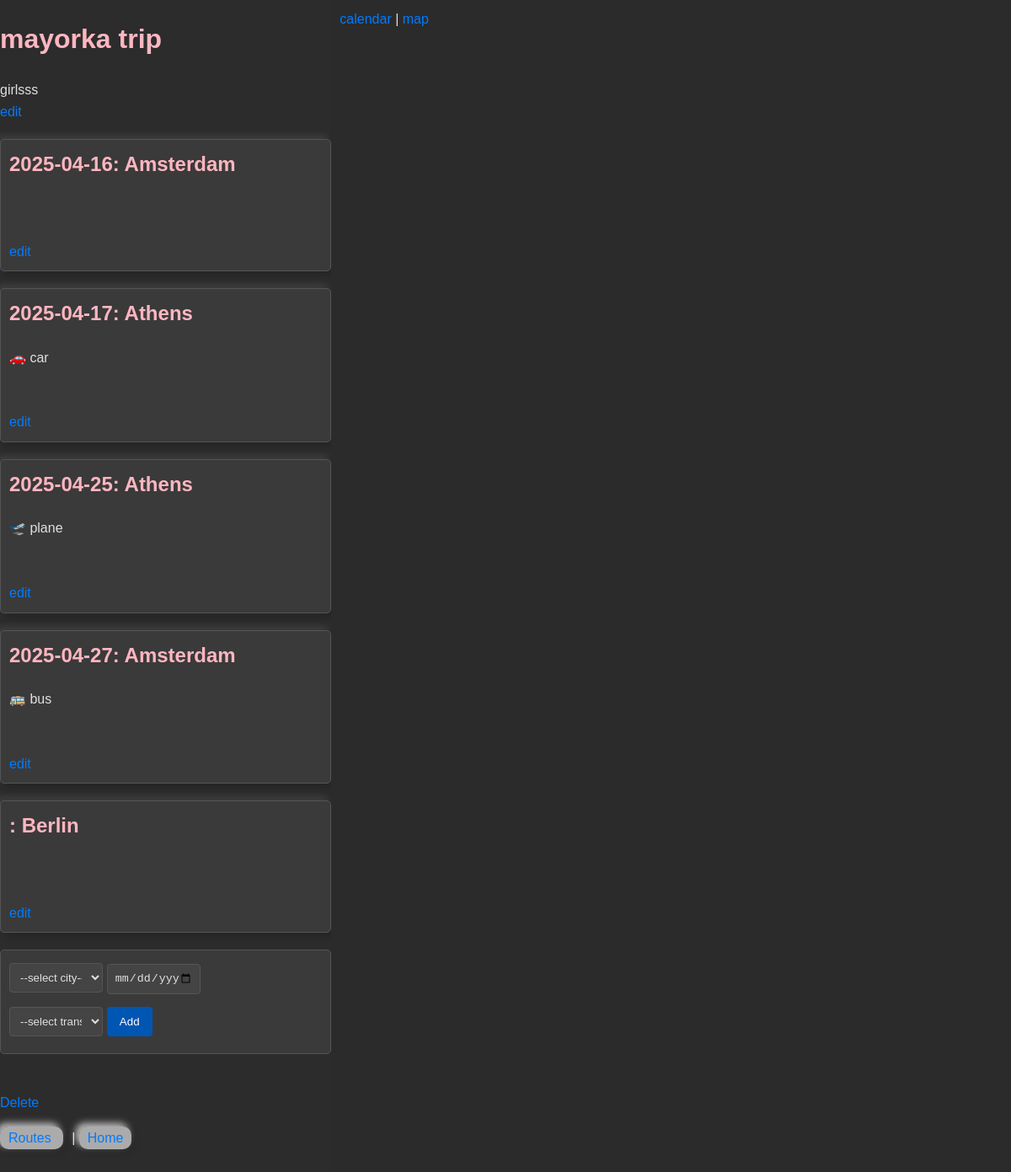
The page /route/2 on the database its author committed.
### app/models/route_model.py (models this page shows, shortened)
class Route(db.Model):
    __tablename__ = 'routes'
    id = db.Column(db.Integer, primary_key=True)
    name = db.Column(db.String(100), nullable=False)
    description = db.Column(db.String(1024))

### app/models/checkpoint_model.py (models this page shows, shortened)
class Checkpoint(db.Model):
    __tablename__ = 'checkpoints'
    id = db.Column(db.Integer, primary_key=True)
    route_id = db.Column(db.Integer)
    city_id = db.Column(db.Integer)
    from_date = db.Column(db.String(100))
    to_date = db.Column(db.String(100))
    transport = db.Column(db.String(100))
    description = db.Column(db.String(1024))

### app/models/city_model.py (models this page shows, shortened)
class City(db.Model):
    __tablename__ = 'cities'
    id = db.Column(db.Integer, primary_key=True)
    name = db.Column(db.String(100), nullable=False)
    latitude = db.Column(db.Float)
    longitude = db.Column(db.Float)

### app/routes/route.py (the view)
@route_bp.route("/route/<id>")
def show(id):
    route = Route.query.get(id)
    if not route: abort(404)
    cities = City.query.all()
    checkpooints_stmt = select(Checkpoint).where(Checkpoint.route_id == route.id)
    checkpoints = [checkpoint for checkpoint in db.session.scalars(checkpooints_stmt)]
    for checkpoint in checkpoints:
        checkpoint.city = City.query.get(checkpoint.city_id)
    return render_template('route.html.j2', route=route, cities=cities, checkpoints=checkpoints, transports=transports)

### app/templates/route.html.j2 (shortened to what this page needs)
<html>
<head>
    <link rel="stylesheet" type="text/css" href="/static/route.css">
    <link href='/static/fullcalendar.css' rel='stylesheet' />
</head>
<body>
    <div style="display: flex; height: 100vh;">
        <div style="flex: 1; overflow-y: scroll;">
            <div class="trip" id="trip_{{route.id}}">
                <h1>{{route.name}}</h1>
                <div class="description">{{route.description}}</div>
                <a onclick="document.getElementById('edit_trip_{{route.id}}').style.display = 'block';
                        document.getElementById('trip_{{route.id}}').style.display = 'none';">edit</a>
            </div>
            <div class="checkpoints">
                {% for checkpoint in checkpoints %}
                <div class="checkpoint" id="checkpoint_{{checkpoint.id}}">
                    <h2>{{checkpoint.from_date}}: {{checkpoint.city.name}}</h2>
                    <div class="transport value">{{checkpoint.transport}}</div><br>
                    <div class="description value">{{checkpoint.description}}</div><br>
                    <a onclick="document.getElementById('edit_checkpoint_{{checkpoint.id}}').style.display = 'block';
                        document.getElementById('checkpoint_{{checkpoint.id}}').style.display = 'none';">
                        edit</a>
                </div>
                {% endfor %}
            </div>
            <form action="/checkpoint/add">
                <select name="city_id">
                    <option value="">--select city--</option>
                </select>
                <input type="date" name="date" value=""><br>
                <select name="transport">
                    <option value="">--select transport--</option>
                </select>
                <input type="submit" value="Add">
            </form>
            <br>
            <a href="/route/{{route.id}}/delete">Delete</a><br>
            <p>
                <a href="/routes">Routes </a> |
                <a href="/">Home </a><br>
            </p>
        </div>
        <div style="flex: 2; padding: 10px; background-color: #2b2b2b;">
            <div>
                <a onclick="document.getElementById('calendar').style.display = 'block';
                        document.getElementById('map').style.display = 'none';">
                    calendar
                </a>|
                <a onclick="document.getElementById('map').style.display = 'block';
                        document.getElementById('calendar').style.display = 'none';">map
                </a>
            </div>
            <div id="map" ></div>
        </div>
    </div>
</body>
</html>

### app/static/route.css (style rules this page uses)
body { font-family: Arial, sans-serif; line-height: 1.6; margin: 0; padding: 0; background-color: #f4f4f4; color: #333; }
h1, h2 { color: #444; }
a { color: #007BFF; text-decoration: none; }
form { margin-bottom: 20px; padding: 10px; background: #fff; border: 1px solid #ddd; border-radius: 5px; }
form input[type="text"], form input[type="date"], form select, form textarea { width: 30%; padding: 8px; margin: 5px 0 10px; border: 1px solid #ccc; border-radius: 4px; box-sizing: border-box; }
form input[type="submit"] { background-color: #007BFF; color: white; border: none; padding: 10px 15px; cursor: pointer; border-radius: 4px; }
.checkpoints { margin-top: 20px; }
.checkpoint { margin-bottom: 20px; padding: 10px; background: #fff; border: 1px solid #ddd; border-radius: 5px; box-shadow: 4px 4px 8px rgba(0, 0, 0, 0.2), -4px -4px 8px rgba(255, 255, 255, 0.1); transition: all 0.3s ease; }
.checkpoint h2 { margin-top: 0; }
p a { margin-right: 10px; padding: 5px 10px; border-radius: 10px; background: rgba(255, 255, 255, 0.6); box-shadow: 4px 4px 8px rgba(0, 0, 0, 0.1), -4px -4px 8px rgba(255, 255, 255, 0.7); transition: all 0.3s ease; }
body { background-color: #2c2c2c; color: #e0e0e0; }
form { background: #3a3a3a; border: 1px solid #555; }
form input[type="text"], form input[type="date"], form select, form textarea { border: 1px solid #555; background-color: #444; color: #e0e0e0; }
form select { width: 30%; }
form input[type="submit"] { background-color: #0056b3; }
.checkpoint { background: #3a3a3a; border: 1px solid #555; }
h1, h2 { color: #ffb6c1; }

### app/static/fullcalendar.css (style rules this page uses)
:root { --fc-daygrid-event-dot-width:8px }
:root { --fc-list-event-dot-width:10px;--fc-list-event-hover-bg-color:#f5f5f5 }

### app/templates/route.html.j2 (style rules this page uses)
#map { height: 100%; width: 100%; }

### rows shown on the page
Route: name "mayorka trip", description "girlsss"
Checkpoint: from_date "2025-04-16", city.name "Amsterdam"
Checkpoint: from_date "2025-04-17", city.name "Athens", transport "🚗 car"
Checkpoint: from_date "2025-04-25", city.name "Athens", transport "🛫 plane"
Checkpoint: from_date "2025-04-27", city.name "Amsterdam", transport "🚌 bus"
Checkpoint: city.name "Berlin"
